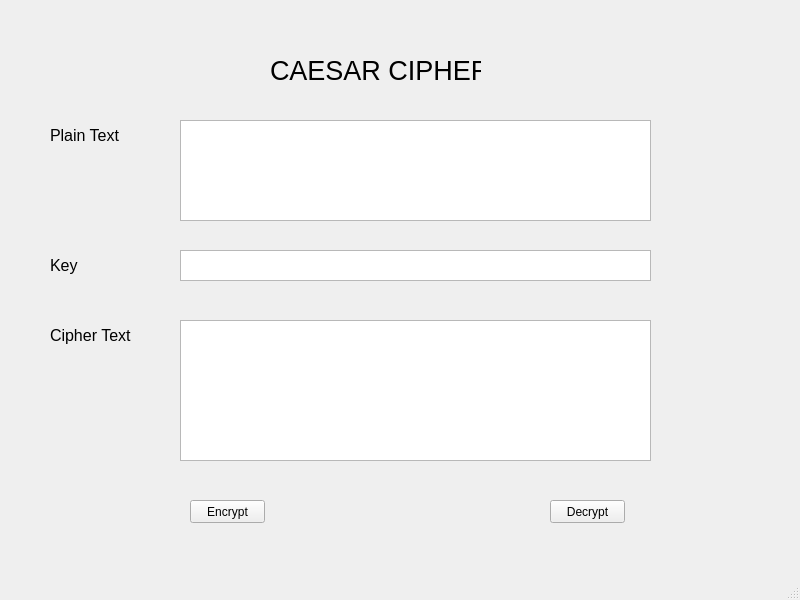
<?xml version="1.0" encoding="UTF-8"?>
<ui version="4.0">
 <class>MainWindow</class>
 <widget class="QMainWindow" name="MainWindow">
  <property name="geometry">
   <rect>
    <x>0</x>
    <y>0</y>
    <width>800</width>
    <height>600</height>
   </rect>
  </property>
  <property name="windowTitle">
   <string>MainWindow</string>
  </property>
  <widget class="QWidget" name="centralwidget">
   <widget class="QLabel" name="label">
    <property name="geometry">
     <rect>
      <x>270</x>
      <y>40</y>
      <width>211</width>
      <height>61</height>
     </rect>
    </property>
    <property name="font">
     <font>
      <pointsize>20</pointsize>
     </font>
    </property>
    <property name="text">
     <string>CAESAR CIPHER</string>
    </property>
   </widget>
   <widget class="QLabel" name="label_2">
    <property name="geometry">
     <rect>
      <x>50</x>
      <y>120</y>
      <width>81</width>
      <height>31</height>
     </rect>
    </property>
    <property name="font">
     <font>
      <pointsize>12</pointsize>
     </font>
    </property>
    <property name="text">
     <string>Plain Text</string>
    </property>
   </widget>
   <widget class="QLabel" name="label_3">
    <property name="geometry">
     <rect>
      <x>50</x>
      <y>250</y>
      <width>81</width>
      <height>31</height>
     </rect>
    </property>
    <property name="font">
     <font>
      <pointsize>12</pointsize>
     </font>
    </property>
    <property name="text">
     <string>Key</string>
    </property>
   </widget>
   <widget class="QPlainTextEdit" name="txt_plain_text">
    <property name="geometry">
     <rect>
      <x>180</x>
      <y>120</y>
      <width>471</width>
      <height>101</height>
     </rect>
    </property>
   </widget>
   <widget class="QPlainTextEdit" name="txt_key">
    <property name="geometry">
     <rect>
      <x>180</x>
      <y>250</y>
      <width>471</width>
      <height>31</height>
     </rect>
    </property>
   </widget>
   <widget class="QPlainTextEdit" name="txt_cipher_text">
    <property name="geometry">
     <rect>
      <x>180</x>
      <y>320</y>
      <width>471</width>
      <height>141</height>
     </rect>
    </property>
   </widget>
   <widget class="QLabel" name="label_4">
    <property name="geometry">
     <rect>
      <x>50</x>
      <y>320</y>
      <width>81</width>
      <height>31</height>
     </rect>
    </property>
    <property name="font">
     <font>
      <pointsize>12</pointsize>
     </font>
    </property>
    <property name="text">
     <string>Cipher Text</string>
    </property>
   </widget>
   <widget class="QPushButton" name="btn_encrypt">
    <property name="geometry">
     <rect>
      <x>190</x>
      <y>500</y>
      <width>75</width>
      <height>23</height>
     </rect>
    </property>
    <property name="text">
     <string>Encrypt</string>
    </property>
   </widget>
   <widget class="QPushButton" name="btn_decrypt">
    <property name="geometry">
     <rect>
      <x>550</x>
      <y>500</y>
      <width>75</width>
      <height>23</height>
     </rect>
    </property>
    <property name="text">
     <string>Decrypt</string>
    </property>
   </widget>
  </widget>
  <widget class="QMenuBar" name="menubar">
   <property name="geometry">
    <rect>
     <x>0</x>
     <y>0</y>
     <width>800</width>
     <height>21</height>
    </rect>
   </property>
  </widget>
  <widget class="QStatusBar" name="statusbar"/>
 </widget>
 <resources/>
 <connections/>
</ui>
